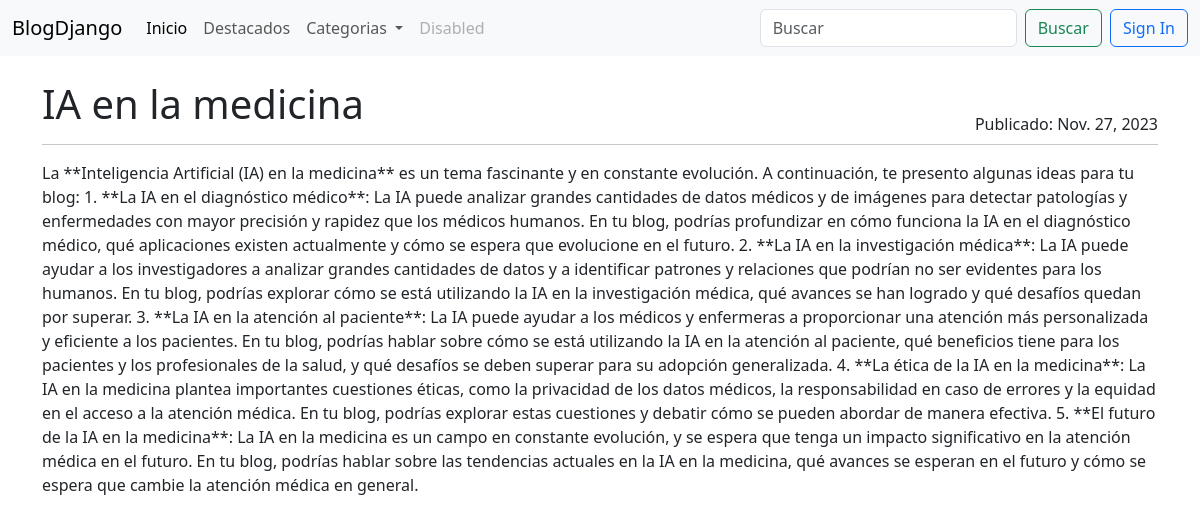
Page /post/Tecnologia_y_sus_avances on the committed database.
### blogs/models.py (models this page shows, shortened)
class Post(models.Model):
    title = models.CharField(max_length=255)
    slug = models.SlugField(unique=True)
    overview = models.TextField()
    date_created = models.DateTimeField(auto_now_add=True)
    content = models.TextField()
    author = models.ForeignKey(settings.AUTH_USER_MODEL, on_delete=models.PROTECT)
    categories = models.ManyToManyField('Categorias')
    featured = models.BooleanField(default=False)
    pub_date =models.DateTimeField(default=timezone.now)
    class Meta:
        ordering = ["-date_created"]

### blogs/views.py (the view)
# urls.py: path('post/<slug:slug>', views.PostDetailView.as_view(), name='post'),
class PostDetailView(generic.DetailView):
   model = Post
   queryset = Post.objects.filter(featured= True).filter(
         pub_date__lte= timezone.now()
   )
   def get_context_data(self, **kwargs):
      context = super().get_context_data(**kwargs)
      context['categorias'] = Categorias.objects.all()
      return context

### blogs/templates/blogs/post_detail.html
{% extends 'base.html' %}
{% block content %}
<div class="container-xxl bd-gutter mt-3 my-md-4 bd-layout">
    <main class="container">
        <div class="row g-5">
          <div class "col-md-12">
            <div class"row">
                <div class="d-flex justify-content-between">
                    <h1>{{ post.title }}</h1>
                    <div class="align-self-end">Publicado: {{ post.pub_date.date }}</div>
                </div>
            </div>
            <hr class="d-none d-md-block my-2 mb-3 mt-2">
            <p>{{ post.content }}</p>
        </div>
    </main>
</div>
{%endblock content%}

### rows in the picture
Post: title "IA en la medicina", pub_date "Nov. 27, 2023", content "La **Inteligencia Artificial (IA) en la medicina** es un tema fascinante y en constante evolución. A continuación, te presento algunas ideas para tu blog: 1. **La IA en el diagnóstico médico**: La IA puede analizar grandes cantidades de datos médicos y de imágenes para detectar patologías y enfermedades con mayor precisión y rapidez que los médicos humanos. En tu blog, podrías profundizar en cómo funciona la IA en el diagnóstico médico, qué aplicaciones existen actualmente y cómo se espera que evolucione en el futuro. 2. **La IA en la investigación médica**: La IA puede ayudar a los investigadores a analizar grandes cantidades de datos y a identificar patrones y relaciones que podrían no…"
